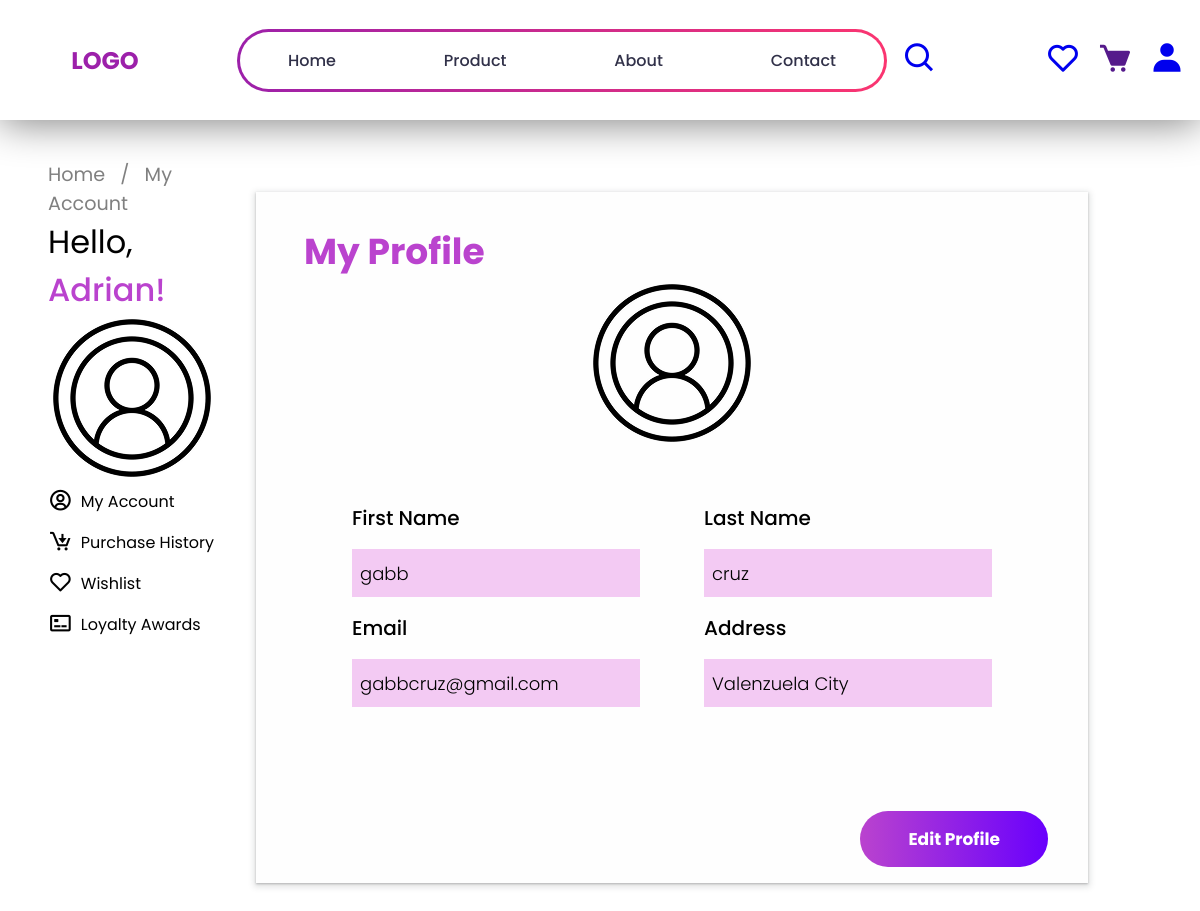
/module4/DJM_STORE/userAccount.php, run on the app's committed database.
### tables this page shows
CREATE TABLE `tbl_users` (
  `userID` int NOT NULL,
  `first_name` varchar(50) DEFAULT NULL,
  `last_name` varchar(50) DEFAULT NULL,
  `email` varchar(50) DEFAULT NULL,
  `phone` varchar(15) DEFAULT NULL,
  `street` varchar(100) DEFAULT NULL,
  `barangay` varchar(100) DEFAULT NULL,
  `city` varchar(100) DEFAULT NULL,
  `province` varchar(100) DEFAULT NULL,
  `ordersAmt` int NOT NULL,
  `created_at` datetime DEFAULT NULL,
  `updated_at` datetime DEFAULT NULL,
  `userPassword` varchar(50) NOT NULL
);

### module4/DJM_STORE/userAccount.php (the view, shortened to what this page needs)
<?php
require 'productsDB.php';
$UserID = 1;
$sql = "SELECT first_name, last_name, email, city FROM tbl_users WHERE userID = ?";
$stmt = $mysqli->prepare($sql);
if ($stmt) {
    $stmt->bind_param("i", $UserID);
    $stmt->execute();
    $result = $stmt->get_result();
    if ($result && $user = $result->fetch_assoc()) {
        $Fname = htmlspecialchars($user['first_name']);
        $Lname = htmlspecialchars($user['last_name']);
        $Email = htmlspecialchars($user['email']);
        $Address = htmlspecialchars($user['city']);
    } else {
        $Fname = $Lname = $Email = $Address = "Not found";
    }
} else {
    die("Query preparation failed: " . $mysqli->error);
}
?>
<!DOCTYPE html>
<html lang="en">
  <head>
    <link rel="stylesheet" href="styles/navbar.css" />
    <link rel="stylesheet" href="styles/globalStyle.css" />
    <link
      href="https://unpkg.com/boxicons@2.1.4/css/boxicons.min.css"
      rel="stylesheet"
    />
    <link rel="stylesheet" href="styles/myAccount.css" />
    <link rel="stylesheet" href="styles/sidebar.css" />
    <link rel="stylesheet" href="styles/profile.css" />
  </head>
  <body>
    <nav class="nav-main-container">
      <div class="nav-left">
        <div class="nav-logo">
          <h1>LOGO</h1>
        </div>
      </div>
      <div class="nav-middle">
        <div class="nav-li-main-container">
          <ul class="li-main-container">
            <a class="nav-link">Home</a>
            <a class="nav-link">Product</a>
            <a class="nav-link">About</a>
            <a class="nav-link">Contact</a>
          </ul>
        </div>
        <div class="nav-search">
          <a href="#"><i class="bx bx-search bx-md"></i> </a>
        </div>
      </div>
      <div class="nav-right">
        <div class="wishlist-btn">
          <a href="#"><i class="bx bx-heart bx-md"></i></a>
        </div>
        <div class="cart-btn">
          <a href=""><i class="bx bxs-cart bx-md"></i></a>
        </div>
        <div class="login-buttons">
          <a href="#"><i class="bx bxs-user bx-md"></i></a>
        </div>
      </div>
    </nav>
    <main class="main-content">
      <div class="sidebar">
        <div class="sidebar-navigation">
          <p>Home / <span>My Account</span></p>
        </div>
        <div class="sidebar-account-name">
          <p>Hello, <span class="user-text">Adrian!</span></p>
        </div>
        <div class="nav-left-profile">
          <img src="./assets/images/profile.png" />
        </div>
        <div class="left-nav-links">
          <a href="./userAccount.php" class="left-nav-link"
            ><i class="bx bx-user-circle bx-sm"></i>
            <p class="my-account-css">My Account</p></a
          >
          <a href="./purchaseHistory.php" class="left-nav-link"
            ><i class="bx bx-cart-download bx-sm"></i>
            <p class="my-account-css">Purchase History</p></a
          >
          <a href="./userAccount.php" class="left-nav-link"
            ><i class="bx bx-heart bx-sm"></i>
            <p class="my-account-css">Wishlist</p></a
          >
          <a href="./loyalty.html" class="left-nav-link"
            ><i class="bx bx-credit-card-front bx-sm"></i>
            <p class="my-account-css">Loyalty Awards</p></a
          >
        </div>
      </div>
      <div class="right-content">
        <div class="right-content-sub">
          <div class="my-profile-css">
            <h2>My Profile</h2>
          </div>
          <div class="profile-image-css">
            <img src="./assets/images/profile.png" />
          </div>
          <div class="profile-fields">
            <div class="fields-column-one">
              <p class="field-text-header">First Name</p>
              <div class="field-new-css">
                <p class="display-profile-detail"><?php echo $Fname; ?></p>
              </div>
              <p class="field-text-header">Email</p>
              <div class="field-new-css"><p class="display-profile-detail"><?php echo $Email; ?></p></div>
            </div>
            <div class="fields-column-two">
              <p class="field-text-header">Last Name</p>
              <div class="field-new-css"> <p class="display-profile-detail"><?php echo $Lname; ?></p></div>
              <p class="field-text-header">Address</p>
              <div class="field-new-css"> <p class="display-profile-detail"><?php echo $Address; ?></p></div>
            </div>
          </div>
          <div class="edit-profile-button">
            <button
              class="edit-profile-button-css"
              onclick="window.location.href='updateProfile.php'"
            >
              Edit Profile
            </button>
          </div>
        </div>
      </div>
    </main>
  </body>
</html>

### module4/DJM_STORE/styles/navbar.css (style rules this page uses)
.nav-main-container { z-index: 99; display: flex; padding-left: 15px; padding-right: 15px; align-items: center; gap: 2rem; align-items: center; justify-content: space-between; background: #fff; position: fixed; top: 0; left: 0; right: 0; height: 120px; box-shadow: 0px 3px 40px grey; }
.nav-left { display: flex; width: 180px; justify-content: center; }
.nav-logo h1 { color: #9c20aa; }
.li-main-container { display: flex; flex-direction: row; justify-content: space-between; flex: 1; padding: 1rem 1rem; }
.nav-link { font-weight: 500; cursor: pointer; }
.nav-li-main-container { background: linear-gradient(#fff 0 0) padding-box, linear-gradient(to right, #9c20aa, #fb3570) border-box; color: #313149; padding: 0 2rem; border: 3px solid transparent; border-radius: 3rem; display: flex; flex-grow: 1; max-width: 650px; }
.nav-middle { display: flex; margin-left: 10px; margin-right: 10px; flex: 1; max-width: 1150px; align-items: center; }
.nav-search { margin-left: 15px; }
.nav-right { display: flex; gap: 1rem; }
.cart-btn { display: flex; }

### module4/DJM_STORE/styles/globalStyle.css (style rules this page uses)
* { margin: 0; border: none; padding: 0; box-sizing: border-box; font-family: 'Poppins', 'sans-serif'; }
body { background-image: url('../assets/images/Sign in.png'); background-repeat: no-repeat; background-attachment: fixed; background-size: cover; }

### module4/DJM_STORE/styles/myAccount.css (style rules this page uses)
body { padding-top: 10rem; }
.main-content { display: flex; flex-direction: row; }
.sidebar { margin-left: 3rem; flex: 0.25; }
.right-content { flex: 1; padding-top: 2rem; padding-bottom: 4rem; padding-right: 7rem; background-color: transparent; }

### module4/DJM_STORE/styles/sidebar.css (style rules this page uses)
.sidebar { display: flex; flex-direction: column; }
.sidebar-navigation p { color: gray; word-spacing: 10px; }
.sidebar-navigation span { color: gray; word-spacing: 0; }
.left-nav-link { text-align: center; display: flex; margin-bottom: 1rem; gap: 0.5rem; cursor: pointer; text-decoration: none; color: black; }
.sidebar-navigation { font-size: 1.2rem; }
.sidebar-account-name { font-size: 2rem; }
.user-text { color: #ba43ce; font-weight: 500; }
.my-account-css { text-decoration: none; }

### module4/DJM_STORE/styles/profile.css (style rules this page uses)
.right-content-sub { background-color: rgb(254, 254, 254); padding: 1rem; box-shadow: rgba(60, 64, 67, 0.3) 0px 1px 2px 0px, rgba(60, 64, 67, 0.15) 0px 2px 6px 2px; }
.my-profile-css { padding-top: 1rem; padding-left: 2rem; color: #ba43ce; font-size: 1.5rem; }
.profile-image-css { text-align: center; height: 9rem; }
.profile-fields { padding-top: 8%; padding-left: 10%; padding-right: 10%; display: flex; gap: 4rem; }
.fields-column-one { flex: 1; }
.fields-column-two { flex: 1; }
.field-new-css { flex: 1; margin-top: 1rem; }
.field-text-header { font-size: 20px; font-weight: 500; margin-top: 1rem; }
.display-profile-detail { font-size: 18px; font-weight: 300; }
.field-new-css p { color: black; background-color: rgb(243, 202, 243); height: 3rem; padding: auto; padding-left: .5rem; align-content: center; }
.edit-profile-button { display: flex; height: 10rem; justify-content: end; align-items: end; }
.edit-profile-button-css { margin-right: 3%; height: 35%; font-size: 17px; font-weight: bold; padding-left: 3rem; padding-right: 3rem; border-radius: 2rem; cursor: pointer; color: white; background-image: linear-gradient(to right, #ba43ce, #6900fd); }

### data on the page
tbl_users: first_name "gabb", email "gabbcruz@gmail.com", last_name "cruz", city "Valenzuela City"
